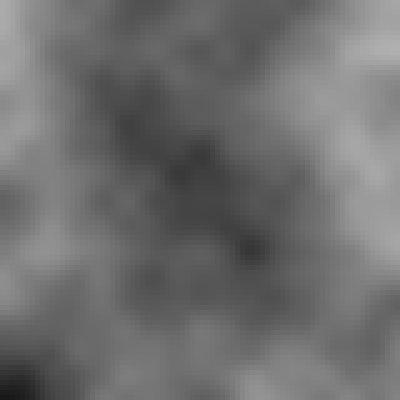
Frame 1 (no input)
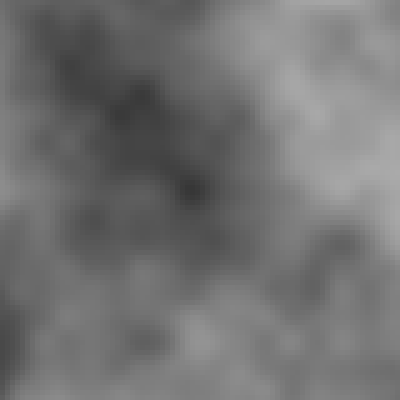
Frame 60 (no input)
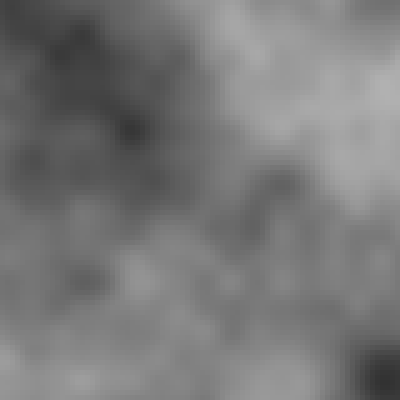
Frame 120 (the mouse pressed at the canvas centre since frame 60)

The p5.js sketch that drew these frames (run headless with seeded random() and noise() and a simulated clock; from frame 60 on, the mouse is pressed at the canvas centre):

// p5.js sketch
// ── sketch.js
function setup() {
  createCanvas(400, 400);
}

function draw() {
  background(220);

  for(let i=0; i< width; i+= 5) {
    for( let j=0;  j < height; j+= 5) {
      let outputNoise = noise(0.005*(i+frameCount),0.005*(j+frameCount));
      fill(outputNoise*255);
      noStroke();
      rect(i,j,5,5);


    }
  }

}
